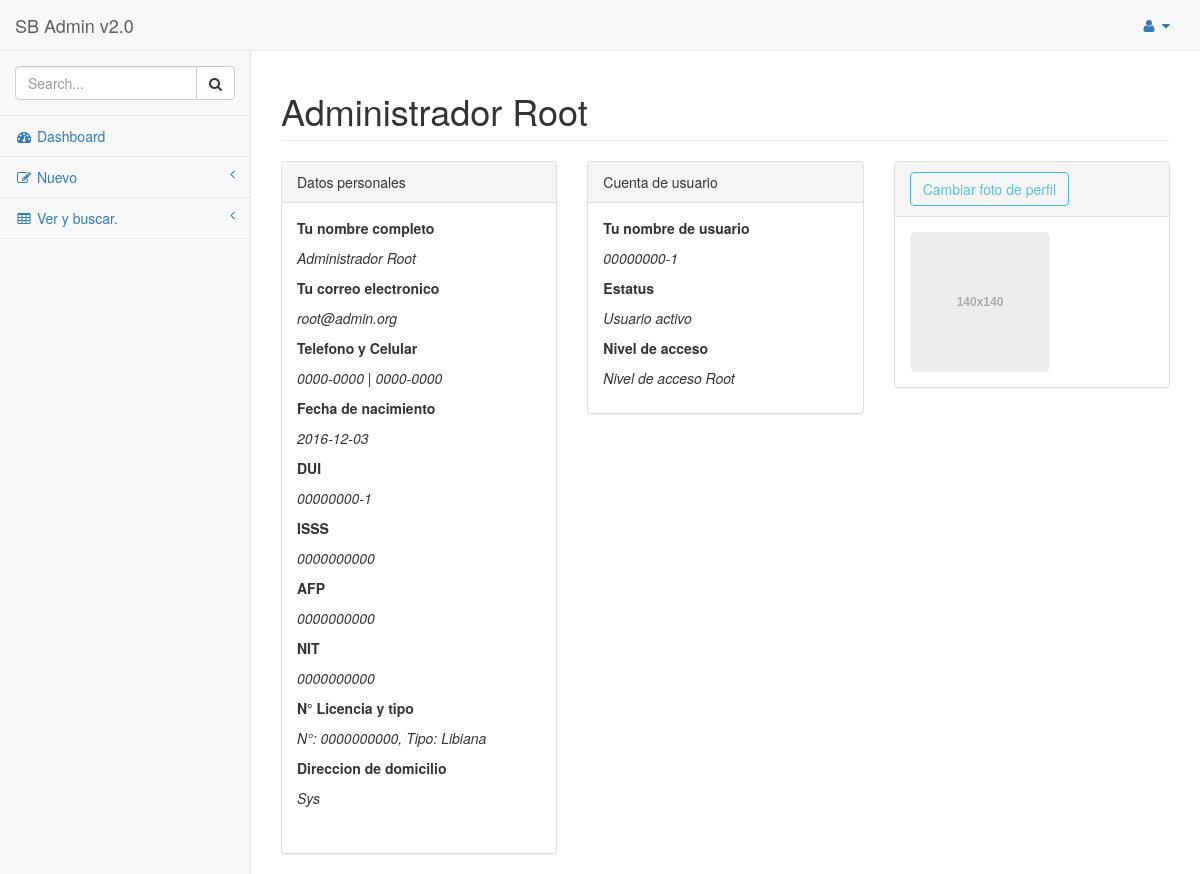
The page /taller/perfil.php (signed in) on the database its author committed.
### tables this page shows
CREATE TABLE IF NOT EXISTS `intra_usuario` (
  `id_intrauser` int(11) NOT NULL AUTO_INCREMENT,
  `nick_intrauser` varchar(20) NOT NULL,
  `pass_intrauser` varchar(200) NOT NULL,
  `status_intrauser` int(11) NOT NULL,
  `nivel_access_intrauser` int(11) NOT NULL,
  `cod_colavorador` int(11) NOT NULL,
  PRIMARY KEY (`id_intrauser`),
  KEY `cod_colavorador` (`cod_colavorador`)
);

CREATE TABLE IF NOT EXISTS `colavoradores` (
  `id_colavor` int(11) NOT NULL AUTO_INCREMENT,
  `nom_colaborador` varchar(90) NOT NULL,
  `apell_colavorador` varchar(90) NOT NULL,
  `tell_colavorador` varchar(12) DEFAULT NULL,
  `cell_colavorador` varchar(12) NOT NULL,
  `Fecha_nacimiento` date NOT NULL,
  `dui_col` varchar(30) NOT NULL,
  `isss_colavorador` varchar(20) NOT NULL,
  `afp_colavorador` varchar(20) NOT NULL,
  `nit_colavorador` varchar(30) NOT NULL,
  `licencia_colavorador` varchar(30) NOT NULL,
  `tipo_licen_colavorador` varchar(20) NOT NULL,
  `direccion_colavorador` varchar(1000) NOT NULL,
  `email_colavorador` varchar(1000) NOT NULL,
  `cargo_colavorador` int(11) NOT NULL,
  PRIMARY KEY (`id_colavor`),
  KEY `cargo_colavorador` (`cargo_colavorador`)
);

### taller/fine/vistas.php (the view, shortened to what this page needs)
<?php
function session($user)
{
    $result = mysql_query("SELECT id_intrauser, nick_intrauser, nom_colaborador, apell_colavorador FROM intra_usuario, colavoradores WHERE nick_intrauser = '$user' AND id_colavor = cod_colavorador");
    $row = mysql_fetch_row($result);
    echo $row[2]." ".$row[3];
}
function PerfilIntra($usernick)
{
  $propi = mysql_query("SELECT * FROM v_perfil_intra WHERE nick_intrauser = '$usernick'");
  $fila = mysql_fetch_row($propi) or die(mysql_error());
  if ($fila[3] == 1 && $fila[4] == 1) {
    $status = "Usuario activo";
    $nivelacc = "Nivel de acceso Root";
  }
  elseif ($fila[3] == 0 && $fila[4] == 0) {
    $status = "Usuario no activo";
    $nivelacc = "No tiene valor de acceso";
  }
  else {
    $status = "No esta definido";
    $nivelacc = "Valor de acceso no definido";
  }
  echo '<div class="row">
                <div class="col-lg-4">
                    <div class="panel panel-default">
                        <div class="panel-heading">
                            Datos personales
                        </div>
                        <div class="panel-body">
                            <p><strong>Tu nombre completo</strong></p>
                            <p><em>'.$fila[7].' '.$fila[8].'</em></p>
                             <p><strong>Tu correo electronico</strong></p>
                            <p><em>'.$fila[19].'</em></p>
                            <p><strong>Telefono y Celular</strong></p>
                            <p><em>'.$fila[9].' | '.$fila[10].'</em></p>
                            <p><strong>Fecha de nacimiento</strong></p>
                            <p><em>'.$fila[11].'</em></p>
                             <p><strong>DUI</strong></p>
                            <p><em>'.$fila[12].'</em></p>
                             <p><strong>ISSS</strong></p>
                            <p><em>'.$fila[13].'</em></p>
                            <p><strong>AFP</strong></p>
                            <p><em>'.$fila[14].'</em></p>
                              <p><strong>NIT</strong></p>
                            <p><em>'.$fila[15].'</em></p>
                             <p><strong>N° Licencia y tipo</strong></p>
                            <p><em> N°: '.$fila[16].', Tipo: '.$fila[17].'</em></p>
                            <p><strong>Direccion de domicilio</strong></p>
                            <p><em> '.$fila[18].'</em></p>
                            <br>
                           </div>
                    </div>
                </div>
                <div class="col-lg-4">
                    <div class="panel panel-default">
                        <div class="panel-heading">
                            Cuenta de usuario
                        </div>
                        <div class="panel-body">
                            <p><strong>Tu nombre de usuario </strong></p>
                            <p><em>'.$fila[1].'</em></p>
                            <p><strong>Estatus </strong></p>
                            <p><em>'.$status.'</em></p>
                            <p><strong>Nivel de acceso </strong></p>
                            <p><em>'.$nivelacc.'</em></p>
                        </div>
                    </div>
                </div>
                <div class="col-lg-4">
                    <div class="panel panel-default">
                        <div class="panel-heading">
                            <button type="button" class="btn btn-outline btn-info">Cambiar foto de perfil</button>
                        </div>
                        <div class="panel-body">
                          <img src="led/user.png" alt="..." class="img-rounded">
                        </div>
                    </div>
                </div>
            </div>';
}
?>

### rows shown on the page
intra_usuario: cod_colavorador.nom_colaborador "Administrador", cod_colavorador.apell_colavorador "Root"

### other values the page prints
$fila[7] "Administrador"
$fila[8] "Root"
$fila[19] "root@admin.org"
$fila[9] "0000-0000"
$fila[10] "0000-0000"
$fila[11] "2016-12-03"
$fila[12] "00000000-1"
$fila[13] "0000000000"
$fila[14] "0000000000"
$fila[15] "0000000000"
$fila[16] "0000000000"
$fila[17] "Libiana"
$fila[18] "Sys"
$fila[1] "00000000-1"
$status "Usuario activo"
